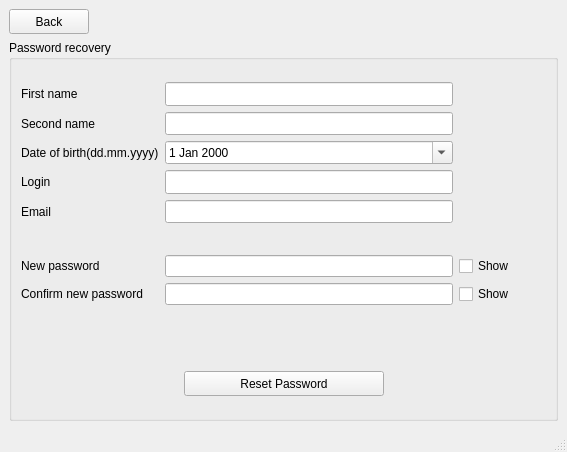
<?xml version="1.0" encoding="UTF-8"?>
<ui version="4.0">
 <class>pass_recovery</class>
 <widget class="QMainWindow" name="pass_recovery">
  <property name="geometry">
   <rect>
    <x>0</x>
    <y>0</y>
    <width>567</width>
    <height>452</height>
   </rect>
  </property>
  <property name="minimumSize">
   <size>
    <width>567</width>
    <height>452</height>
   </size>
  </property>
  <property name="maximumSize">
   <size>
    <width>567</width>
    <height>472</height>
   </size>
  </property>
  <property name="windowTitle">
   <string>AralaryShop</string>
  </property>
  <widget class="QWidget" name="centralwidget">
   <layout class="QGridLayout" name="gridLayout_4">
    <item row="0" column="0">
     <layout class="QVBoxLayout" name="verticalLayout_2">
      <item>
       <layout class="QHBoxLayout" name="horizontalLayout">
        <item>
         <widget class="QPushButton" name="pushButton">
          <property name="sizePolicy">
           <sizepolicy hsizetype="Fixed" vsizetype="Fixed">
            <horstretch>0</horstretch>
            <verstretch>0</verstretch>
           </sizepolicy>
          </property>
          <property name="maximumSize">
           <size>
            <width>80</width>
            <height>25</height>
           </size>
          </property>
          <property name="text">
           <string>Back</string>
          </property>
          <property name="icon">
           <iconset resource="resource.qrc">
            <normaloff>:/rec/images/back_button.png</normaloff>:/rec/images/back_button.png</iconset>
          </property>
         </widget>
        </item>
        <item>
         <spacer name="horizontalSpacer_3">
          <property name="orientation">
           <enum>Qt::Horizontal</enum>
          </property>
          <property name="sizeHint" stdset="0">
           <size>
            <width>40</width>
            <height>20</height>
           </size>
          </property>
         </spacer>
        </item>
       </layout>
      </item>
      <item>
       <widget class="QGroupBox" name="groupBox">
        <property name="title">
         <string>Password recovery</string>
        </property>
        <layout class="QGridLayout" name="gridLayout_3">
         <item row="0" column="0">
          <layout class="QVBoxLayout" name="verticalLayout">
           <item>
            <layout class="QGridLayout" name="gridLayout">
             <item row="3" column="1">
              <widget class="QLineEdit" name="lineEdit_4">
               <property name="minimumSize">
                <size>
                 <width>0</width>
                 <height>20</height>
                </size>
               </property>
               <property name="maximumSize">
                <size>
                 <width>16777215</width>
                 <height>25</height>
                </size>
               </property>
               <property name="clearButtonEnabled">
                <bool>true</bool>
               </property>
              </widget>
             </item>
             <item row="4" column="1">
              <widget class="QLineEdit" name="lineEdit_5">
               <property name="minimumSize">
                <size>
                 <width>0</width>
                 <height>20</height>
                </size>
               </property>
               <property name="maximumSize">
                <size>
                 <width>16777215</width>
                 <height>25</height>
                </size>
               </property>
               <property name="clearButtonEnabled">
                <bool>true</bool>
               </property>
              </widget>
             </item>
             <item row="6" column="1">
              <widget class="QLineEdit" name="lineEdit_6">
               <property name="minimumSize">
                <size>
                 <width>0</width>
                 <height>20</height>
                </size>
               </property>
               <property name="echoMode">
                <enum>QLineEdit::Password</enum>
               </property>
               <property name="clearButtonEnabled">
                <bool>true</bool>
               </property>
              </widget>
             </item>
             <item row="7" column="0">
              <widget class="QLabel" name="label_npas2">
               <property name="text">
                <string>Confirm new password</string>
               </property>
              </widget>
             </item>
             <item row="6" column="0">
              <widget class="QLabel" name="label_npas1">
               <property name="text">
                <string>New password</string>
               </property>
              </widget>
             </item>
             <item row="7" column="1">
              <widget class="QLineEdit" name="lineEdit_7">
               <property name="minimumSize">
                <size>
                 <width>0</width>
                 <height>20</height>
                </size>
               </property>
               <property name="echoMode">
                <enum>QLineEdit::Password</enum>
               </property>
               <property name="clearButtonEnabled">
                <bool>true</bool>
               </property>
              </widget>
             </item>
             <item row="1" column="0">
              <widget class="QLabel" name="label_sname">
               <property name="maximumSize">
                <size>
                 <width>16777215</width>
                 <height>25</height>
                </size>
               </property>
               <property name="text">
                <string>Second name</string>
               </property>
              </widget>
             </item>
             <item row="0" column="0">
              <widget class="QLabel" name="label_fname">
               <property name="maximumSize">
                <size>
                 <width>16777215</width>
                 <height>25</height>
                </size>
               </property>
               <property name="text">
                <string>First name</string>
               </property>
              </widget>
             </item>
             <item row="3" column="0">
              <widget class="QLabel" name="label_login">
               <property name="maximumSize">
                <size>
                 <width>16777215</width>
                 <height>25</height>
                </size>
               </property>
               <property name="text">
                <string>Login</string>
               </property>
              </widget>
             </item>
             <item row="5" column="1">
              <widget class="QLabel" name="label_6">
               <property name="sizePolicy">
                <sizepolicy hsizetype="Preferred" vsizetype="Maximum">
                 <horstretch>0</horstretch>
                 <verstretch>0</verstretch>
                </sizepolicy>
               </property>
               <property name="minimumSize">
                <size>
                 <width>25</width>
                 <height>20</height>
                </size>
               </property>
               <property name="maximumSize">
                <size>
                 <width>16777215</width>
                 <height>25</height>
                </size>
               </property>
               <property name="text">
                <string/>
               </property>
              </widget>
             </item>
             <item row="0" column="1">
              <widget class="QLineEdit" name="lineEdit">
               <property name="minimumSize">
                <size>
                 <width>0</width>
                 <height>20</height>
                </size>
               </property>
               <property name="maximumSize">
                <size>
                 <width>16777215</width>
                 <height>25</height>
                </size>
               </property>
               <property name="clearButtonEnabled">
                <bool>true</bool>
               </property>
              </widget>
             </item>
             <item row="2" column="0">
              <widget class="QLabel" name="label_birth">
               <property name="maximumSize">
                <size>
                 <width>16777215</width>
                 <height>25</height>
                </size>
               </property>
               <property name="text">
                <string>Date of birth(dd.mm.yyyy)</string>
               </property>
              </widget>
             </item>
             <item row="8" column="1">
              <widget class="QLabel" name="pass_message">
               <property name="sizePolicy">
                <sizepolicy hsizetype="Expanding" vsizetype="Fixed">
                 <horstretch>0</horstretch>
                 <verstretch>0</verstretch>
                </sizepolicy>
               </property>
               <property name="text">
                <string/>
               </property>
              </widget>
             </item>
             <item row="5" column="0">
              <widget class="QLabel" name="label_9">
               <property name="sizePolicy">
                <sizepolicy hsizetype="Preferred" vsizetype="Maximum">
                 <horstretch>0</horstretch>
                 <verstretch>0</verstretch>
                </sizepolicy>
               </property>
               <property name="text">
                <string/>
               </property>
              </widget>
             </item>
             <item row="4" column="0">
              <widget class="QLabel" name="label_mail">
               <property name="maximumSize">
                <size>
                 <width>16777215</width>
                 <height>25</height>
                </size>
               </property>
               <property name="text">
                <string>Email</string>
               </property>
              </widget>
             </item>
             <item row="1" column="1">
              <widget class="QLineEdit" name="lineEdit_2">
               <property name="minimumSize">
                <size>
                 <width>0</width>
                 <height>20</height>
                </size>
               </property>
               <property name="maximumSize">
                <size>
                 <width>16777215</width>
                 <height>25</height>
                </size>
               </property>
               <property name="clearButtonEnabled">
                <bool>true</bool>
               </property>
              </widget>
             </item>
             <item row="7" column="2">
              <widget class="QCheckBox" name="checkBox_2">
               <property name="sizePolicy">
                <sizepolicy hsizetype="Fixed" vsizetype="Fixed">
                 <horstretch>0</horstretch>
                 <verstretch>0</verstretch>
                </sizepolicy>
               </property>
               <property name="minimumSize">
                <size>
                 <width>87</width>
                 <height>22</height>
                </size>
               </property>
               <property name="maximumSize">
                <size>
                 <width>87</width>
                 <height>22</height>
                </size>
               </property>
               <property name="text">
                <string>Show</string>
               </property>
              </widget>
             </item>
             <item row="6" column="2">
              <widget class="QCheckBox" name="checkBox">
               <property name="sizePolicy">
                <sizepolicy hsizetype="Fixed" vsizetype="Fixed">
                 <horstretch>0</horstretch>
                 <verstretch>0</verstretch>
                </sizepolicy>
               </property>
               <property name="maximumSize">
                <size>
                 <width>87</width>
                 <height>22</height>
                </size>
               </property>
               <property name="text">
                <string>Show</string>
               </property>
              </widget>
             </item>
             <item row="2" column="1">
              <widget class="QDateEdit" name="lineEdit_3">
               <property name="minimumSize">
                <size>
                 <width>0</width>
                 <height>20</height>
                </size>
               </property>
               <property name="minimumDateTime">
                <datetime>
                 <hour>0</hour>
                 <minute>0</minute>
                 <second>0</second>
                 <year>1910</year>
                 <month>1</month>
                 <day>1</day>
                </datetime>
               </property>
               <property name="maximumDate">
                <date>
                 <year>2016</year>
                 <month>1</month>
                 <day>1</day>
                </date>
               </property>
               <property name="calendarPopup">
                <bool>true</bool>
               </property>
              </widget>
             </item>
            </layout>
           </item>
           <item>
            <layout class="QGridLayout" name="gridLayout_2">
             <item row="1" column="0">
              <spacer name="horizontalSpacer">
               <property name="orientation">
                <enum>Qt::Horizontal</enum>
               </property>
               <property name="sizeHint" stdset="0">
                <size>
                 <width>40</width>
                 <height>20</height>
                </size>
               </property>
              </spacer>
             </item>
             <item row="1" column="2">
              <spacer name="horizontalSpacer_2">
               <property name="orientation">
                <enum>Qt::Horizontal</enum>
               </property>
               <property name="sizeHint" stdset="0">
                <size>
                 <width>40</width>
                 <height>20</height>
                </size>
               </property>
              </spacer>
             </item>
             <item row="1" column="1">
              <widget class="QPushButton" name="pushButton_2">
               <property name="sizePolicy">
                <sizepolicy hsizetype="Fixed" vsizetype="Fixed">
                 <horstretch>0</horstretch>
                 <verstretch>0</verstretch>
                </sizepolicy>
               </property>
               <property name="minimumSize">
                <size>
                 <width>200</width>
                 <height>25</height>
                </size>
               </property>
               <property name="maximumSize">
                <size>
                 <width>200</width>
                 <height>25</height>
                </size>
               </property>
               <property name="text">
                <string>Reset Password</string>
               </property>
              </widget>
             </item>
             <item row="0" column="1">
              <spacer name="verticalSpacer">
               <property name="orientation">
                <enum>Qt::Vertical</enum>
               </property>
               <property name="sizeType">
                <enum>QSizePolicy::Fixed</enum>
               </property>
               <property name="sizeHint" stdset="0">
                <size>
                 <width>20</width>
                 <height>40</height>
                </size>
               </property>
              </spacer>
             </item>
            </layout>
           </item>
          </layout>
         </item>
        </layout>
       </widget>
      </item>
     </layout>
    </item>
   </layout>
  </widget>
  <widget class="QMenuBar" name="menubar">
   <property name="geometry">
    <rect>
     <x>0</x>
     <y>0</y>
     <width>567</width>
     <height>25</height>
    </rect>
   </property>
  </widget>
  <widget class="QStatusBar" name="statusbar"/>
 </widget>
 <tabstops>
  <tabstop>lineEdit</tabstop>
  <tabstop>lineEdit_2</tabstop>
  <tabstop>lineEdit_3</tabstop>
  <tabstop>lineEdit_4</tabstop>
  <tabstop>lineEdit_5</tabstop>
  <tabstop>lineEdit_6</tabstop>
  <tabstop>lineEdit_7</tabstop>
  <tabstop>checkBox</tabstop>
  <tabstop>checkBox_2</tabstop>
  <tabstop>pushButton_2</tabstop>
  <tabstop>pushButton</tabstop>
 </tabstops>
 <resources>
  <include location="resource.qrc"/>
 </resources>
 <connections/>
</ui>
